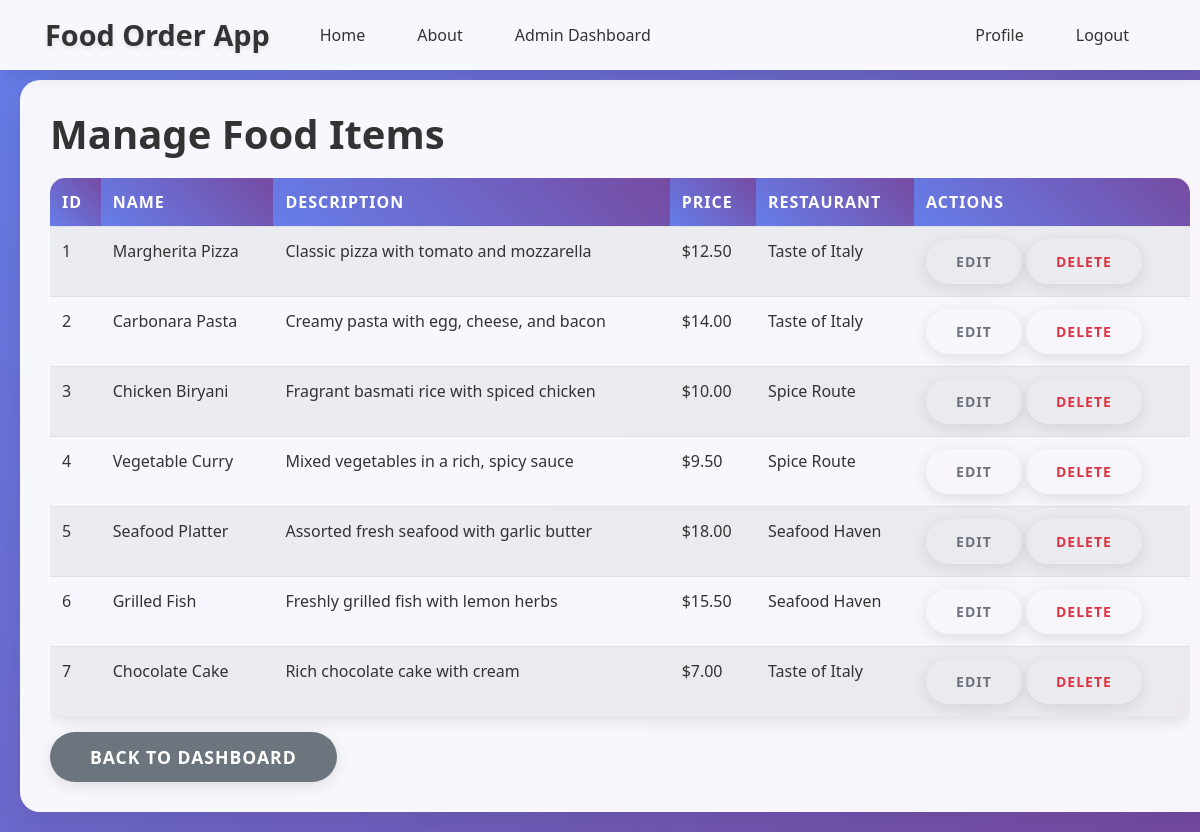
The app's page /admin/manage_food_items (signed in) with its own data.
### app/models/food_item.py (models this page shows, shortened)
class FoodItem(db.Model):
    __tablename__ = 'food_items'
    id = db.Column(db.Integer, primary_key=True)
    name = db.Column(db.String(100), nullable=False)
    description = db.Column(db.Text, nullable=True)
    price = db.Column(db.Numeric(10, 2), nullable=False)
    image_url = db.Column(db.String(200), nullable=True)
    restaurant_id = db.Column(db.Integer, db.ForeignKey('users.id'), nullable=False)
    category = db.Column(db.String(50), nullable=False)  # Existing category field
    created_at = db.Column(db.DateTime, default=datetime.utcnow)
    orders = db.relationship('Order', backref='food_item', lazy=True, foreign_keys='[Order.food_item_id]')

### app/models/user.py (models this page shows, shortened)
class User(db.Model, UserMixin):
    __tablename__ = 'users'
    id = db.Column(db.Integer, primary_key=True)
    name = db.Column(db.String(100), nullable=False)
    email = db.Column(db.String(120), unique=True, nullable=False)
    phone_number = db.Column(db.String(20), unique=True, nullable=False)
    location = db.Column(db.String(200), nullable=False)
    password = db.Column(db.String(60), nullable=False)
    role = db.Column(db.Enum('admin', 'customer', 'restaurant', name='user_roles'), default='customer')
    status = db.Column(db.Enum('active', 'pending', 'suspended', name='account_status'), default='active')
    food_items = db.relationship('FoodItem', backref='restaurant_owner', lazy=True, foreign_keys='FoodItem.restaurant_id')
    orders_as_customer = db.relationship('Order', backref='customer_user', lazy=True, foreign_keys='Order.customer_id')
    orders_as_restaurant = db.relationship('Order', backref='restaurant_user', lazy=True, foreign_keys='Order.restaurant_id')
    payments_as_customer = db.relationship('Payment', backref='customer_payer', lazy=True, foreign_keys='Payment.customer_id')
    payments_as_restaurant = db.relationship('Payment', backref='restaurant_receiver', lazy=True, foreign_keys='Payment.restaurant_id')

### app/routes/admin.py (the view)
@admin.route("/manage_food_items")
@login_required
@admin_required
def manage_food_items():
    food_items = FoodItem.query.all()
    return render_template("manage_food_items.html", food_items=food_items)

### app/templates/manage_food_items.html (shortened to what this page needs)
{% extends "base.html" %}
{% block content %}
    <h1>Manage Food Items</h1>
    {% if food_items %}
        <div class="table-responsive">
            <table class="table table-striped">
                <thead>
                    <tr>
                        <th>ID</th>
                        <th>Name</th>
                        <th>Description</th>
                        <th>Price</th>
                        <th>Restaurant</th>
                        <th>Actions</th>
                    </tr>
                </thead>
                <tbody>
                    {% for food_item in food_items %}
                        <tr>
                            <td>{{ food_item.id }}</td>
                            <td>{{ food_item.name }}</td>
                            <td>{{ food_item.description or "No description" }}</td>
                            <td>${{ food_item.price }}</td>
                            <td>{{ food_item.restaurant_owner.name }}</td>
                            <td>
                                <a href="{{ url_for('admin.edit_food_item', food_item_id=food_item.id) }}" class="btn btn-sm btn-outline-secondary">Edit</a>
                                <form method="POST" action="{{ url_for('admin.delete_food_item', food_item_id=food_item.id) }}" style="display: inline;">
                                    <button type="submit" class="btn btn-sm btn-outline-danger" onclick="return confirm('Are you sure you want to delete this food item?')">Delete</button>
                                </form>
                            </td>
                        </tr>
                    {% endfor %}
                </tbody>
            </table>
        </div>
    {% else %}
        <div class="alert alert-info">
            <h4>No food items found!</h4>
        </div>
    {% endif %}
    <a href="{{ url_for('admin.dashboard') }}" class="btn btn-secondary">Back to Dashboard</a>
{% endblock content %}

### app/static/main.css (style rules this page uses)
body { background: #fafafa; color: #333333; margin-top: 5rem; }
h1, h2, h3, h4, h5, h6 { color: #444444; }
body { padding-bottom: 70px; }
@media (min-width: 768px) { body { background: linear-gradient(135deg, #667eea 0%, #764ba2 100%); font-family: 'Segoe UI', Tahoma, Geneva, Verdana, sans-serif; padding-bottom: 0; } }
@media (min-width: 768px) { h1, h2, h3, h4, h5, h6 { color: #333; font-weight: 700; margin-bottom: 20px; } }
@media (min-width: 768px) { .btn { border-radius: 25px; padding: 12px 30px; font-weight: 600; text-transform: uppercase; letter-spacing: 1px; transition: all 0.3s ease; border: none; box-shadow: 0 4px 15px rgba(0, 0, 0, 0.1); } }
@media (min-width: 768px) { .table { border-radius: 15px; overflow: hidden; box-shadow: 0 5px 15px rgba(0, 0, 0, 0.1); } }
@media (min-width: 768px) { .table thead th { background: linear-gradient(45deg, #667eea, #764ba2); color: white; border: none; font-weight: 600; text-transform: uppercase; letter-spacing: 1px; } }
@media (min-width: 768px) { .table tbody tr { transition: all 0.3s ease; } }
.btn-secondary { padding: 12px 40px; font-size: 1.1rem; font-weight: 600; border-radius: 25px; background: #6c757d; border: none; color: white; transition: all 0.3s ease; }

### records on screen
FoodItem: id "1", name "Margherita Pizza", description "Classic pizza with tomato and mozzarella", price "12.50", restaurant_owner.name "Taste of Italy"
FoodItem: id "2", name "Carbonara Pasta", description "Creamy pasta with egg, cheese, and bacon", price "14.00", restaurant_owner.name "Taste of Italy"
FoodItem: id "3", name "Chicken Biryani", description "Fragrant basmati rice with spiced chicken", price "10.00", restaurant_owner.name "Spice Route"
FoodItem: id "4", name "Vegetable Curry", description "Mixed vegetables in a rich, spicy sauce", price "9.50", restaurant_owner.name "Spice Route"
FoodItem: id "5", name "Seafood Platter", description "Assorted fresh seafood with garlic butter", price "18.00", restaurant_owner.name "Seafood Haven"
FoodItem: id "6", name "Grilled Fish", description "Freshly grilled fish with lemon herbs", price "15.50", restaurant_owner.name "Seafood Haven"
FoodItem: id "7", name "Chocolate Cake", description "Rich chocolate cake with cream", price "7.00", restaurant_owner.name "Taste of Italy"
